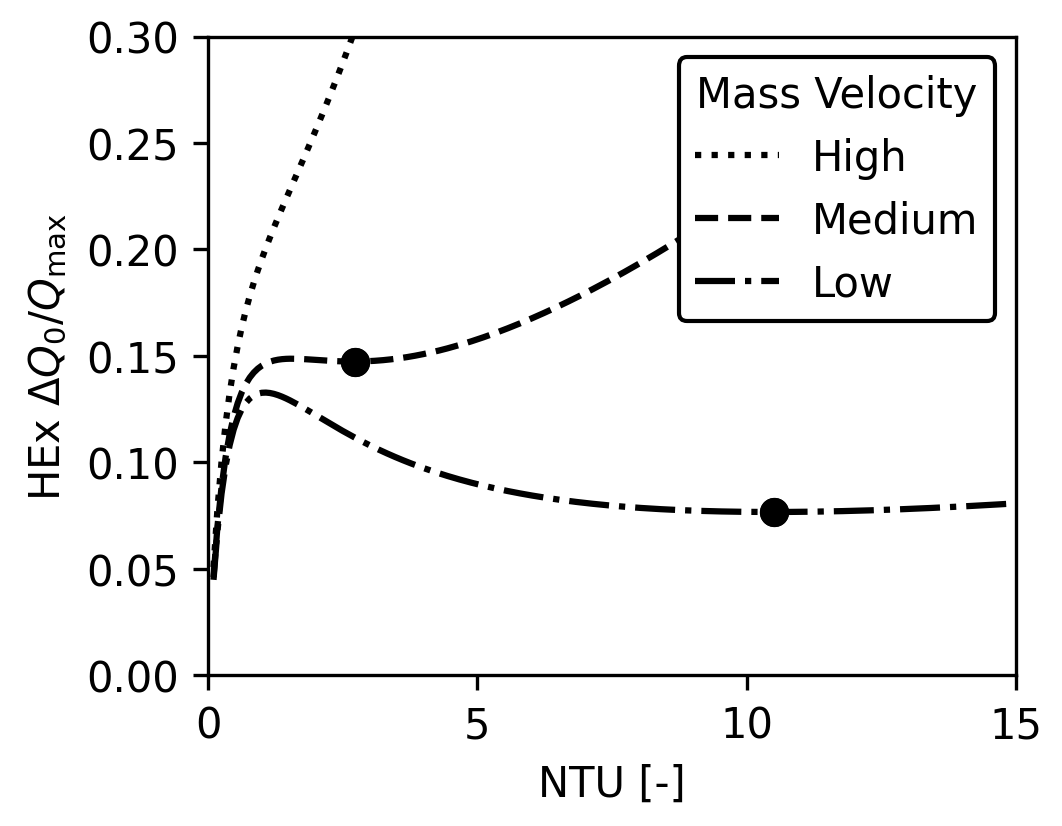

This figure's Python source:
import os

import matplotlib.pyplot as plt
import numpy as np
import xflow
from scipy.signal import find_peaks
from xflow import calculate_pressure_drop_ratio, create_plot

save_dir = os.path.dirname(os.path.abspath(__file__))

# Default modeling assumptions
DEFAULT_C_COLD_OVER_C_HOT = 1.0  # C_cold / C_hot
DEFAULT_ST_OVER_F = 0.4  # Assumed same for both fluids
DEFAULT_F_C_OVER_F_H = 1.0  # f_c/f_h
DEFAULT_D_R = 1.0  # d_r = sigma_r/A_r (cold/hot ratio)
DEFAULT_G2_H = 1e-5  # g2_h

DEFAULT_DP_MAX = 0.3

# Three g^2 values for plotting
PLOT_TRIPLE_G2 = [1e-3, 5e-3, 20e-3]

# Framework-specific parameters for classical
DEFAULT_T = 2.0  # T_hot_in / T_cold_in
DEFAULT_T_DEAD_OVER_T_COLD_IN = 1.1
DEFAULT_GAMMA = 1.4

# Pressure drop assumption: "dp_c=dp_h", "dp_c<<dp_h", or "inlet_density"
# For inlet_density, also need:
DEFAULT_PRESSURE_DROP_ASSUMPTION = "dp_c=dp_h"  # Essential input for accurate cold pressure drop
if DEFAULT_PRESSURE_DROP_ASSUMPTION == "inlet_density":
    DEFAULT_P_COLD_IN_OVER_P_HOT_IN = 10.0  # p_cold_in / p_hot_in (needed for inlet_density calculation)
    DEFAULT_MOLAR_MASS_RATIO = 1.0  # M_cold / M_hot (cold/hot)
    DEFAULT_A_R = 0.1  # A_r (cold/hot) - sigma_r is calculated as d_r * A_r
else:
    DEFAULT_P_COLD_IN_OVER_P_HOT_IN = None
    DEFAULT_MOLAR_MASS_RATIO = None
    DEFAULT_A_R = None


def save_figures(
    c_cold_over_c_hot,
    st_over_f,
    f_c_over_f_h,
    d_r,
    g2_h,
    dp_max=DEFAULT_DP_MAX,
    base_name="newfig2",
    plot_triple_g2=None,
    t=DEFAULT_T,
    t_dead_over_t_cold_in=DEFAULT_T_DEAD_OVER_T_COLD_IN,
    gamma=DEFAULT_GAMMA,
    pressure_drop_assumption=DEFAULT_PRESSURE_DROP_ASSUMPTION,
    p_cold_in_over_p_hot_in=DEFAULT_P_COLD_IN_OVER_P_HOT_IN,
    molar_mass_ratio=DEFAULT_MOLAR_MASS_RATIO,
    a_r=DEFAULT_A_R,
):
    """
    Save figures as SVG, TIFF, and HD PNG for classical framework with multiple g^2 values.

    Parameters:
        plot_triple_g2: List of g^2 values to plot (e.g., [1e-5, 2e-5, 5e-5])
    """
    # Set font sizes to match Word (10pt = 10 points)
    plt.rcParams.update(
        {
            "font.size": 10,
            "axes.titlesize": 10,
            "axes.labelsize": 10,
            "xtick.labelsize": 10,
            "ytick.labelsize": 10,
            "legend.fontsize": 10,
            "figure.titlesize": 10,
        }
    )

    # Calculate pressure drop ratio based on assumption
    # Calculate sigma_r from d_r * A_r
    sigma_r = d_r * a_r if a_r is not None else None
    pressure_drop_ratio = calculate_pressure_drop_ratio(
        pressure_drop_assumption, c_cold_over_c_hot, t, d_r, molar_mass_ratio, sigma_r, p_cold_in_over_p_hot_in
    )

    # Ensure SHOW_CUBIC is False for this figure
    xflow.SHOW_CUBIC = False

    fig = plt.figure(figsize=(9 / 2.54, 7 / 2.54))
    ax = plt.subplot(111)
    ax_twin = ax.twinx()  # Created but will be hidden for classical framework

    _, line_list, ax, ax_twin = create_plot(
        c_cold_over_c_hot,
        st_over_f,
        f_c_over_f_h,
        d_r,
        g2_h,
        ntu_max=15.0,
        dp_max=dp_max,
        ax=ax,
        ax_twin=ax_twin,
        plot_triple_g2=plot_triple_g2,
        framework="classical",
        t=t,
        t_dead_over_t_cold_in=t_dead_over_t_cold_in,
        p_cold_in_over_p_hot_in=p_cold_in_over_p_hot_in,
        p_dead_over_p_hot_in=1.0,
        gamma=gamma,
        pressure_drop_percent_ratio_cold_over_hot=pressure_drop_ratio,
    )

    # Update ylabel and x-axis formatting
    ax.set_ylabel(r"HEx $\Delta Q_0/Q_{\mathrm{max}}$")

    # Remove title if present
    ax.set_title("")

    ax.set_xticks([0, 5, 10, 15])
    ax.xaxis.set_major_formatter(plt.FuncFormatter(lambda x, p: f"{x:.0f}"))
    ax.set_ylim(0, 0.3)

    # Remove existing legend and recreate using line_list order (matches newfig1: highest g^2 at top)
    legend = ax.get_legend()
    if legend:
        legend.remove()
    # # Use line_list order directly - lines are plotted in reversed order (8e-3, 5e-3, 1e-3)
    # if line_list:
    #     handles = line_list
    #     labels = [line.get_label() for line in line_list]
    #     ax.legend(handles, labels, loc="upper right")

    # Add new legend matching newfig1 style with custom labels and title
    if line_list:
        custom_labels = ["High", "Medium", "Low"]
        ax.legend(
            handles=line_list,
            labels=custom_labels,
            title="Mass Velocity",
            loc="upper right",
            frameon=True,
            facecolor="white",
            framealpha=1.0,  # Set to 1.0 for fully opaque legend face
            edgecolor="black",
            fancybox=True,
        )

        # Add optimum point markers (minimum after first peak) for each line
        for line in line_list:
            x_data = line.get_xdata()
            y_data = line.get_ydata()
            # Filter out invalid/masked data
            valid_mask = np.isfinite(x_data) & np.isfinite(y_data)
            if np.any(valid_mask):
                x_plot = x_data[valid_mask]
                y_plot = y_data[valid_mask]
                # Find peaks in the data
                peaks, _ = find_peaks(y_plot)
                if len(peaks) > 0:
                    first_peak = peaks[0]
                    # Find minimum after first peak
                    y_local_min_idx = first_peak + np.argmin(y_plot[first_peak:])
                    ax.scatter(
                        x_plot[y_local_min_idx],
                        y_plot[y_local_min_idx],
                        color="black",
                        marker="o",
                        zorder=5,
                    )

    plt.tight_layout(pad=0.5)

    # Save as SVG
    fig.savefig(
        os.path.join(save_dir, f"{base_name}.svg"),
        dpi=300,
        facecolor="white",
        format="svg",
        bbox_inches=None,
        pad_inches=0,
    )

    # Save as TIFF
    fig.savefig(
        os.path.join(save_dir, f"{base_name}.tiff"),
        dpi=300,
        facecolor="white",
        format="tiff",
        bbox_inches=None,
        pad_inches=0,
    )

    # Save as HD PNG
    fig.savefig(
        os.path.join(save_dir, f"{base_name}.png"),
        dpi=300,
        facecolor="white",
        format="png",
        bbox_inches=None,
        pad_inches=0,
    )

    plt.close(fig)
    print(f"Saved figures: {base_name}.svg, {base_name}.tiff, {base_name}.png")


if __name__ == "__main__":
    # Save figures with classical framework
    save_figures(
        DEFAULT_C_COLD_OVER_C_HOT,
        DEFAULT_ST_OVER_F,
        DEFAULT_F_C_OVER_F_H,
        DEFAULT_D_R,
        DEFAULT_G2_H,
        dp_max=DEFAULT_DP_MAX,
        base_name="newfig2",
        plot_triple_g2=PLOT_TRIPLE_G2,
        t=DEFAULT_T,
        t_dead_over_t_cold_in=DEFAULT_T_DEAD_OVER_T_COLD_IN,
        gamma=DEFAULT_GAMMA,
        pressure_drop_assumption=DEFAULT_PRESSURE_DROP_ASSUMPTION,
        p_cold_in_over_p_hot_in=DEFAULT_P_COLD_IN_OVER_P_HOT_IN,
        molar_mass_ratio=DEFAULT_MOLAR_MASS_RATIO,
        a_r=DEFAULT_A_R,
    )
